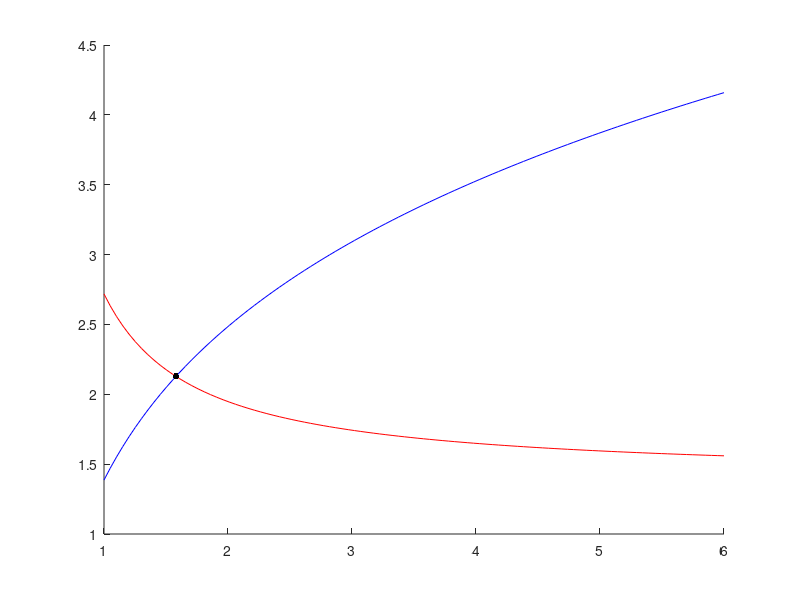

Source code (MATLAB):
% Ejercicio 46

f = @(x) exp((x+2)./(3*x));
g = @(x) log (x.^2 + 5*x - 2);
h = @(x) f(x) - g(x);
x = linspace (1,6);
hold on 
plot (x, f(x),'r')
plot (x, g(x),'b')

sol= fzero (h,[1,6]);
plot (sol,f(sol),'k.',"MarkerSize", 15)
hold off
shg
